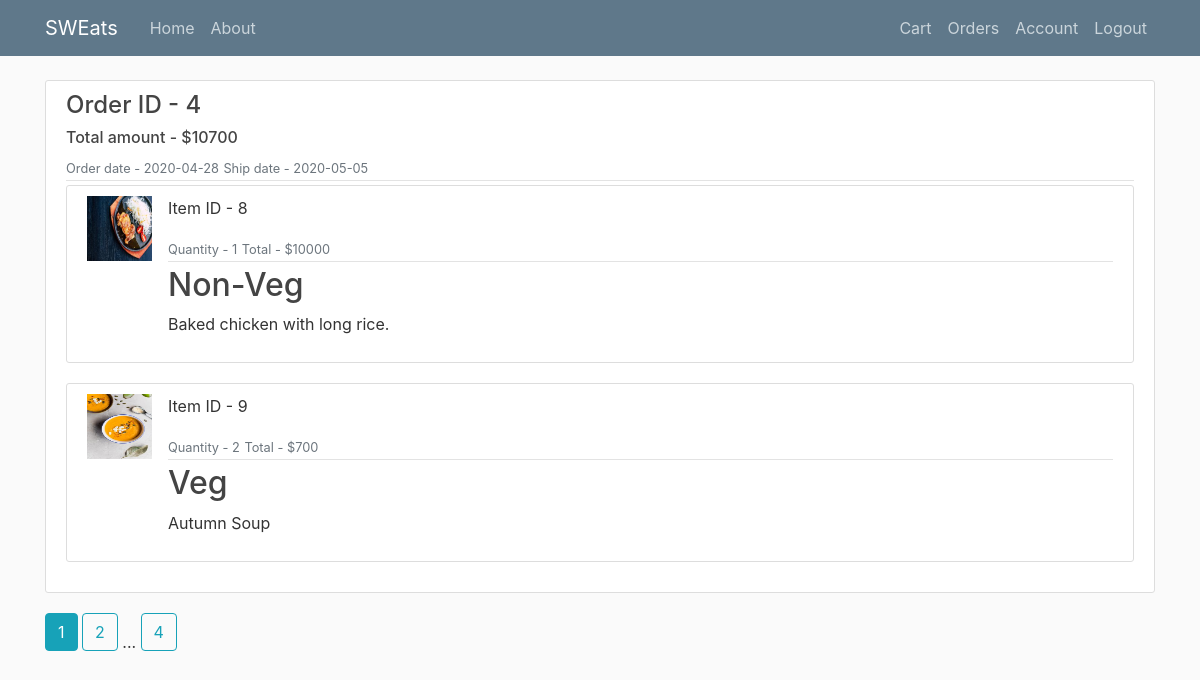
/orders (signed in), run on an earlier commit of the app's database.
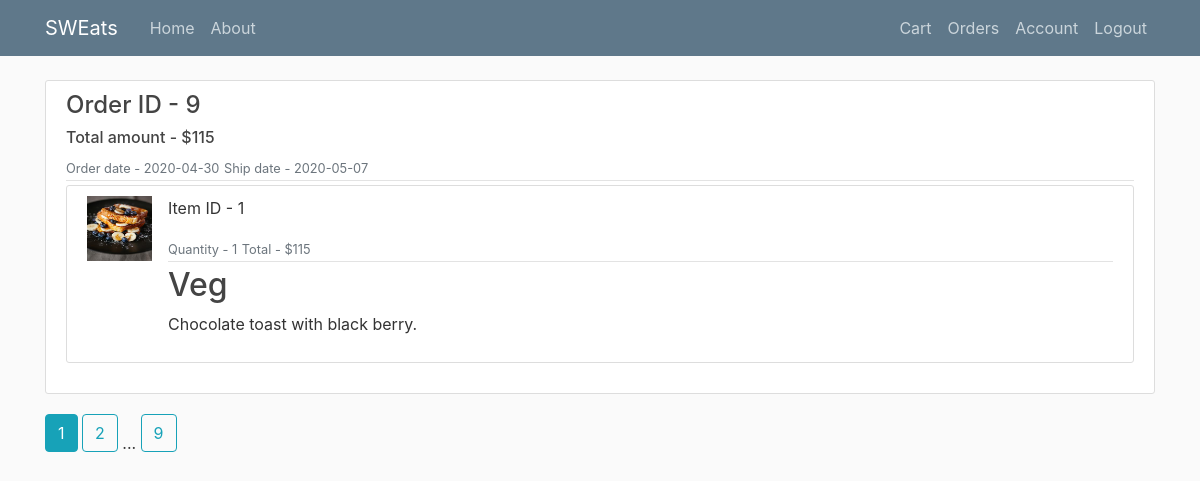
And on a later commit of the database.
### sweats/models.py (models this page shows, shortened)
class Order(db.Model):
    __tablename__ = 'orders'
    id = db.Column(db.Integer , primary_key=True)
    order_date = db.Column(db.DateTime , default=datetime.utcnow)
    total_amount = db.Column(db.Integer , nullable=False)
    customer_id = db.Column(db.Integer , db.ForeignKey('customers.id') , nullable=False)
    order_items = db.relationship('OrderItem' , backref='order' , lazy=True)
    shipment = db.relationship('Shipment' , backref='order' , lazy=True)

class Shipment(db.Model):
    __tablename__ = 'shipments'
    order_id = db.Column(db.Integer , db.ForeignKey('orders.id') , primary_key=True)
    warehouse_id = db.Column(db.Integer , db.ForeignKey('warehouses.id') , primary_key=True)
    ship_date = db.Column(db.DateTime ,default=calShipDate, nullable=False)

class Item(db.Model):
    __tablename__ = 'items'
    id = db.Column(db.Integer , primary_key=True)
    category = db.Column(db.String(20))
    description = db.Column(db.String(200), nullable=False)
    image_file = db.Column(db.String(20), nullable=False)
    unit_price = db.Column(db.Integer , nullable=False)
    order_items = db.relationship('OrderItem' , backref='item' , lazy=True)

### sweats/routes/customer_routes.py (the view)
@app.route("/orders")
@login_required
def orders():
    page = request.args.get('page', 1, type=int)
    orderList = Order.query.filter_by(customer_id=current_user.id).order_by(Order.order_date.desc()).paginate(page=page, per_page=1)
    orderItems = {}
    for order in orderList.items:
        items = []
        for orderItem in order.order_items:
            item = Item.query.get_or_404(orderItem.item_id)
            pair = (item, orderItem.quantity)
            items.append(pair)
        orderItems[order] = items
    return render_template('orders.html', title="Orders", orders=orderList, orderItems=orderItems)

### sweats/models.py (called while the page is built)
@login_manager.user_loader
def load_user(user_id):
    return Customer.query.get(int(user_id))

### sweats/templates/orders.html
{% extends "layout.html" %}
{% block content %}
    {% for order in orders.items %}
    <div class="content-section">
        <div class="media-body">
            <div class="article-metadata">
                <h4 class="mr-2">Order ID - {{ order.id }}</h4>
                <h6 class="mr-2">Total amount - ${{ order.total_amount }}</h6>
                <small class="text-muted">Order date - {{ order.order_date.strftime('%Y-%m-%d') }}</small>
                <small class="text-muted">Ship date - {{ order.shipment[0].ship_date.strftime('%Y-%m-%d') }}</small>
            </div>
        </div>
        {% for item, quantity in orderItems[order] %}
        <article class="media content-section">
            <img class="article-img" src="{{ url_for('static', filename='product_pics/' + item.image_file) }}">
            <div class="media-body">
              <div class="article-metadata">
                <p class="mr-2">Item ID - {{ item.id }}</p>
                <small class="text-muted">Quantity - {{ quantity }}</small>
                <small class="text-muted">Total - ${{ item.unit_price * quantity }}</small>
              </div>
              <h2>{{ item.category }}</h2>
              <p class="article-content">{{ item.description }}</p>
            </div>
        </article>
        {% endfor %}
    </div>
    {% endfor %}
    {% for page_num in orders.iter_pages(left_edge=1, right_edge=1, left_current=1, right_current=2) %}
        {% if page_num %}
            {% if orders.page == page_num %}
                <a class="btn btn-info mb-4" href="{{ url_for('orders', page=page_num) }}">{{ page_num }}</a>
            {% else %}
                <a class="btn btn-outline-info mb-4" href="{{ url_for('orders', page=page_num) }}">{{ page_num }}</a>
            {% endif %}
        {% else %}
            ...
        {% endif %}
    {% endfor %}
{% endblock content %}

What changed in the data, as far as the page shows it:
no longer on this page (row unchanged): Order: id "4", total_amount "10700", order_date "2020-04-28", ship_date "2020-05-05"
no longer on this page (row unchanged): Item: image_file (picture), id "8", quantity "1", item.unit_price*quantity "10000", category "Non-Veg", description "Baked chicken with long rice.", shown under "4"
no longer on this page (row unchanged): Item: image_file (picture), id "9", quantity "2", item.unit_price*quantity "700", category "Veg", description "Autumn Soup", shown under "4"
added Order: id "9", total_amount "115", order_date "2020-04-30", ship_date "2020-05-07"
now on this page (row unchanged): Item: image_file (picture), id "1", item.unit_price*quantity "115", category "Veg", description "Chocolate toast with black berry.", shown under "9"
Also different on the page:
new list line: "9"
list line gone: "4"
